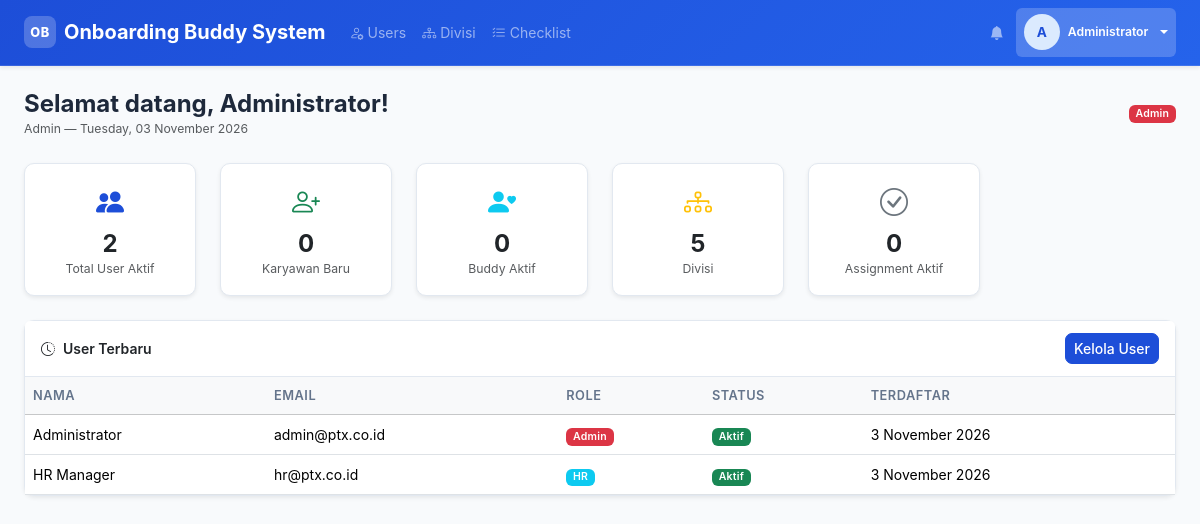
/dashboard.php (signed in), run on the app's committed database.
### tables this page shows
CREATE TABLE IF NOT EXISTS `users` (
  `id` INT UNSIGNED AUTO_INCREMENT PRIMARY KEY,
  `nama` VARCHAR(150) NOT NULL,
  `email` VARCHAR(150) NOT NULL UNIQUE,
  `password` VARCHAR(255) NOT NULL,
  `role` ENUM('karyawan_baru','buddy','hr','manajer','admin') NOT NULL DEFAULT 'karyawan_baru',
  `divisi_id` INT UNSIGNED,
  `tanggal_bergabung` DATE,
  `foto` VARCHAR(255),
  `is_active` TINYINT(1) NOT NULL DEFAULT 1,
  `reset_token` VARCHAR(100),
  `reset_token_exp` DATETIME,
  `created_at` TIMESTAMP DEFAULT CURRENT_TIMESTAMP,
  `updated_at` TIMESTAMP DEFAULT CURRENT_TIMESTAMP ON UPDATE CURRENT_TIMESTAMP,
  FOREIGN KEY (`divisi_id`) REFERENCES `divisi`(`id`) ON DELETE SET NULL
);

### config/session.php (called while the page is built, shortened)
<?php
function currentUser(): array {
    return [
        'id'    => $_SESSION['user_id']   ?? 0,
        'nama'  => $_SESSION['user_nama'] ?? '',
        'email' => $_SESSION['user_email'] ?? '',
        'role'  => $_SESSION['user_role'] ?? '',
        'divisi_id' => $_SESSION['user_divisi_id'] ?? null,
    ];
}

### config/database.php (called while the page is built, shortened)
<?php
class Database {
    private static ?PDO $instance = null;
    public static function connect(): PDO {
        if (self::$instance === null) {
            $dsn = sprintf('mysql:host=%s;dbname=%s;charset=%s', DB_HOST, DB_NAME, DB_CHARSET);
            $options = [
                PDO::ATTR_ERRMODE            => PDO::ERRMODE_EXCEPTION,
                PDO::ATTR_DEFAULT_FETCH_MODE => PDO::FETCH_ASSOC,
                PDO::ATTR_EMULATE_PREPARES   => false,
            ];
            try {
                self::$instance = new PDO($dsn, DB_USER, DB_PASS, $options);
            } catch (PDOException $e) {
                error_log('[DB Error] ' . $e->getMessage());
                die(json_encode(['error' => 'Koneksi database gagal. Hubungi administrator.']));
            }
        }
        return self::$instance;
    }
    public static function rows(string $sql, array $params = []): array {
        $stmt = self::connect()->prepare($sql);
        $stmt->execute($params);
        return $stmt->fetchAll();
    }
}

### dashboard.php (the view, shortened to what this page needs)
<?php
require_once __DIR__ . '/config/session.php';
require_once __DIR__ . '/config/database.php';
require_once __DIR__ . '/config/helpers.php';
$user = currentUser();
switch ($user['role']) {
    case 'admin':
        $stats = [
            'users'      => Database::count('SELECT COUNT(*) FROM users WHERE is_active = 1'),
            'karyawan'   => Database::count("SELECT COUNT(*) FROM users WHERE role='karyawan_baru' AND is_active=1"),
            'buddy'      => Database::count("SELECT COUNT(*) FROM users WHERE role='buddy' AND is_active=1"),
            'divisi'     => Database::count('SELECT COUNT(*) FROM divisi'),
            'assignment' => Database::count("SELECT COUNT(*) FROM buddy_assignments WHERE status='aktif'"),
        ];
        $recentUsers = Database::rows(
            "SELECT id, nama, email, role, is_active, created_at FROM users ORDER BY created_at DESC LIMIT 10"
        );
        break;
}
require_once __DIR__ . '/includes/header.php';
?>
<div class="d-flex align-items-center justify-content-between mb-4 flex-wrap gap-2">
  <div>
    <h4 class="fw-bold mb-0">Selamat datang, <?= clean($user['nama']) ?>!</h4>
    <p class="text-muted small mb-0"><?= labelRole($user['role']) ?> — <?= date('l, d F Y') ?></p>
  </div>
  <?= badgeRole($user['role']) ?>
</div>
<?php if ($user['role'] === 'karyawan_baru'): ?>
  <?php if (!$assignment): ?>
    <div class="alert alert-info"><i class="bi bi-info-circle me-2"></i>Buddy Anda belum ditugaskan. Hubungi HR untuk informasi lebih lanjut.</div>
  <?php else: ?>
  <div class="row g-4 mb-4">
    <div class="col-md-4">
      <div class="card shadow-sm h-100">
        <div class="card-body text-center py-4">
          <div class="obs-progress-circle mb-3" data-pct="<?= $progres ?>">
            <span><?= $progres ?>%</span>
          </div>
          <h6 class="fw-semibold">Progres Onboarding</h6>
          <p class="text-muted small mb-0"><?= $selesaiChecklist ?>/<?= $totalChecklist ?> item selesai</p>
        </div>
      </div>
    </div>
    <div class="col-md-4">
      <div class="card shadow-sm h-100">
        <div class="card-body">
          <h6 class="fw-semibold mb-3"><i class="bi bi-person-badge me-2 text-primary"></i>Buddy Anda</h6>
          <p class="mb-1 fw-semibold"><?= clean($assignment['buddy_nama']) ?></p>
          <p class="small text-muted mb-2"><i class="bi bi-envelope me-1"></i><?= clean($assignment['buddy_email']) ?></p>
          <p class="small text-muted mb-0"><i class="bi bi-calendar me-1"></i>Mulai: <?= tglIndo($assignment['tanggal_mulai']) ?></p>
        </div>
      </div>
    </div>
    <div class="col-md-4">
      <div class="card shadow-sm h-100">
        <div class="card-body">
          <h6 class="fw-semibold mb-3"><i class="bi bi-calendar-check me-2 text-success"></i>Check-In Berikutnya</h6>
          <?php if ($nextCheckin): ?>
            <p class="fw-semibold mb-1"><?= dtIndo($nextCheckin['jadwal']) ?></p>
            <?= badgeStatus($nextCheckin['status']) ?>
          <?php else: ?>
            <p class="text-muted small">Belum ada jadwal.</p>
          <?php endif; ?>
          <a href="<?= APP_URL ?>/checkin.php" class="btn btn-sm btn-outline-primary mt-3">Lihat Semua</a>
        </div>
      </div>
    </div>
  </div>
  <div class="card shadow-sm mb-4">
    <div class="card-header fw-semibold"><i class="bi bi-check2-square me-2"></i>Checklist Terbaru</div>
    <div class="card-body p-0">
      <?php
        $items = Database::rows(
            "SELECT ci.id, ct.judul, ci.status, ct.minggu_ke
             FROM checklist_items ci
             JOIN checklist_templates ct ON ct.id = ci.template_id
             WHERE ci.assignment_id = ?
             ORDER BY ct.minggu_ke, ct.urutan
             LIMIT 6",
            [$assignment['id']]
        );
      ?>
      <?php if ($items): ?>
      <ul class="list-group list-group-flush">
        <?php foreach ($items as $item): ?>
        <li class="list-group-item d-flex justify-content-between align-items-center">
          <span><?= clean($item['judul']) ?></span>
          <?= badgeStatus($item['status']) ?>
        </li>
        <?php endforeach; ?>
      </ul>
      <?php else: ?>
        <p class="p-3 text-muted small">Belum ada checklist.</p>
      <?php endif; ?>
    </div>
    <div class="card-footer"><a href="<?= APP_URL ?>/checklist.php" class="btn btn-sm btn-primary">Lihat Semua Checklist</a></div>
  </div>
  <?php endif; ?>
<?php elseif ($user['role'] === 'admin'): ?>
<div class="row g-4 mb-4">
  <?php
  $adminCards = [
    ['Total User Aktif',   $stats['users'],      'people-fill',   'primary'],
    ['Karyawan Baru',      $stats['karyawan'],   'person-plus',   'success'],
    ['Buddy Aktif',        $stats['buddy'],      'person-heart',  'info'],
    ['Divisi',             $stats['divisi'],     'diagram-3',     'warning'],
    ['Assignment Aktif',   $stats['assignment'], 'check-circle',  'secondary'],
  ];
  foreach ($adminCards as [$label, $val, $icon, $color]): ?>
  <div class="col-6 col-md-2">
    <div class="card shadow-sm text-center py-3">
      <i class="bi bi-<?= $icon ?> fs-3 text-<?= $color ?>"></i>
      <h4 class="fw-bold mt-1 mb-0"><?= $val ?></h4>
      <p class="small text-muted mb-0"><?= $label ?></p>
    </div>
  </div>
  <?php endforeach; ?>
</div>
<div class="card shadow-sm">
  <div class="card-header fw-semibold d-flex justify-content-between align-items-center">
    <span><i class="bi bi-clock-history me-2"></i>User Terbaru</span>
    <a href="<?= APP_URL ?>/admin/users.php" class="btn btn-sm btn-primary">Kelola User</a>
  </div>
  <div class="table-responsive">
    <table class="table table-hover align-middle mb-0">
      <thead class="table-light"><tr>
        <th>Nama</th><th>Email</th><th>Role</th><th>Status</th><th>Terdaftar</th>
      </tr></thead>
      <tbody>
      <?php foreach ($recentUsers as $ru): ?>
      <tr>
        <td><?= clean($ru['nama']) ?></td>
        <td><?= clean($ru['email']) ?></td>
        <td><?= badgeRole($ru['role']) ?></td>
        <td><?= $ru['is_active'] ? '<span class="badge bg-success">Aktif</span>' : '<span class="badge bg-secondary">Nonaktif</span>' ?></td>
        <td><?= tglIndo($ru['created_at']) ?></td>
      </tr>
      <?php endforeach; ?>
      </tbody>
    </table>
  </div>
</div>
<?php endif; ?>
<?php require_once __DIR__ . '/includes/footer.php'; ?>

### includes/header.php (shortened to what this page needs)
<?php
require_once __DIR__ . '/../config/session.php';
require_once __DIR__ . '/../config/database.php';
require_once __DIR__ . '/../config/helpers.php';
$user      = currentUser();
?>
<!DOCTYPE html>
<html lang="id">
<head>
  <link rel="stylesheet" href="https://cdn.jsdelivr.net/npm/bootstrap@5.3.3/dist/css/bootstrap.min.css" />
  <link rel="stylesheet" href="https://cdn.jsdelivr.net/npm/bootstrap-icons@1.11.3/font/bootstrap-icons.min.css" />
  <link rel="stylesheet" href="<?= APP_URL ?>/assets/css/style.css" />
</head>
<body>
<nav class="navbar navbar-expand-lg navbar-dark bg-primary sticky-top shadow-sm">
  <div class="container-fluid px-4">
    <a class="navbar-brand fw-bold d-flex align-items-center gap-2" href="<?= APP_URL ?>/dashboard.php">
      <span class="obs-nav-logo">OB</span>
      <span class="d-none d-md-inline"><?= APP_NAME ?></span>
    </a>
    <div class="collapse navbar-collapse" id="navMain">
      <ul class="navbar-nav me-auto">
        <?php if ($user['role'] === 'karyawan_baru'): ?>
        <li class="nav-item"><a class="nav-link" href="<?= APP_URL ?>/checklist.php"><i class="bi bi-check2-square me-1"></i>Checklist</a></li>
        <li class="nav-item"><a class="nav-link" href="<?= APP_URL ?>/checkin.php"><i class="bi bi-calendar-check me-1"></i>Check-In</a></li>
        <li class="nav-item"><a class="nav-link" href="<?= APP_URL ?>/feedback.php"><i class="bi bi-chat-square-heart me-1"></i>Feedback</a></li>
        <?php elseif ($user['role'] === 'manajer'): ?>
        <li class="nav-item"><a class="nav-link" href="<?= APP_URL ?>/progress.php"><i class="bi bi-graph-up me-1"></i>Progres Tim</a></li>
        <li class="nav-item"><a class="nav-link" href="<?= APP_URL ?>/laporan.php"><i class="bi bi-file-earmark-bar-graph me-1"></i>Laporan</a></li>
        <?php elseif ($user['role'] === 'admin'): ?>
        <li class="nav-item"><a class="nav-link" href="<?= APP_URL ?>/admin/users.php"><i class="bi bi-person-gear me-1"></i>Users</a></li>
        <li class="nav-item"><a class="nav-link" href="<?= APP_URL ?>/admin/divisi.php"><i class="bi bi-diagram-3 me-1"></i>Divisi</a></li>
        <li class="nav-item"><a class="nav-link" href="<?= APP_URL ?>/admin/checklist.php"><i class="bi bi-list-check me-1"></i>Checklist</a></li>
        <?php endif; ?>
      </ul>
      <ul class="navbar-nav ms-auto align-items-center gap-1">
        <li class="nav-item">
          <a class="nav-link position-relative" href="<?= APP_URL ?>/notifikasi.php">
            <i class="bi bi-bell-fill"></i>
          </a>
        </li>
        <li class="nav-item dropdown">
          <a class="nav-link dropdown-toggle d-flex align-items-center gap-2" href="#" data-bs-toggle="dropdown">
            <span class="obs-avatar"><?= strtoupper(substr($user['nama'], 0, 1)) ?></span>
            <span class="d-none d-md-inline small"><?= clean($user['nama']) ?></span>
          </a>
        </li>
      </ul>
    </div>
  </div>
</nav>
<main class="obs-main container-fluid px-4 py-4">

### config/helpers.php (shortened to what this page needs)
<?php
require_once __DIR__ . '/database.php';
require_once __DIR__ . '/session.php';
function clean(string $value): string {
    return htmlspecialchars(trim($value), ENT_QUOTES, 'UTF-8');
}
function tglIndo(string $date): string {
    $bulan = ['','Januari','Februari','Maret','April','Mei','Juni',
              'Juli','Agustus','September','Oktober','November','Desember'];
    $ts = strtotime($date);
    return date('j', $ts) . ' ' . $bulan[(int)date('n', $ts)] . ' ' . date('Y', $ts);
}
function labelRole(string $role): string {
    return match($role) {
        'karyawan_baru' => 'Karyawan Baru',
        'buddy'         => 'Buddy',
        'hr'            => 'HR',
        'manajer'       => 'Manajer',
        'admin'         => 'Admin',
        default         => ucfirst($role),
    };
}
function badgeRole(string $role): string {
    $color = match($role) {
        'karyawan_baru' => 'primary',
        'buddy'         => 'success',
        'hr'            => 'info',
        'manajer'       => 'warning',
        'admin'         => 'danger',
        default         => 'secondary',
    };
    return '<span class="badge bg-' . $color . '">' . labelRole($role) . '</span>';
}

### assets/css/style.css (style rules this page uses)
:root { --obs-primary: #1d4ed8; --obs-primary-lt: #dbeafe; --obs-success: #16a34a; --obs-surface: #f8fafc; --obs-border: #e2e8f0; --obs-text: #1e293b; --obs-muted: #64748b; --obs-sidebar-w: 0px; --obs-navbar-h: 56px; }
*, *::before, *::after { box-sizing: border-box; }
body { font-family: -apple-system, "Segoe UI", system-ui, "Noto Sans", sans-serif; font-size: 14px; line-height: 1.65; color: var(--obs-text); background: var(--obs-surface); min-height: 100vh; }
.navbar.bg-primary { background: linear-gradient(135deg, #1d4ed8 0%, #2563eb 100%) !important; border-bottom: 1px solid rgba(255,255,255,.12); }
.obs-nav-logo { display: inline-flex; align-items: center; justify-content: center; width: 32px; height: 32px; border-radius: 8px; background: rgba(255,255,255,.22); font-weight: 800; font-size: .8rem; letter-spacing: .5px; color: #fff; flex-shrink: 0; }
.navbar .nav-link { font-size: .875rem; padding: .4rem .75rem; border-radius: 6px; transition: background .15s; }
.navbar .nav-link.active { background: rgba(255,255,255,.2); font-weight: 600; }
.obs-main { max-width: 1400px; margin: 0 auto; }
.obs-avatar { display: inline-flex; align-items: center; justify-content: center; width: 36px; height: 36px; border-radius: 50%; background: var(--obs-primary-lt); color: var(--obs-primary); font-weight: 700; font-size: .85rem; flex-shrink: 0; }
.card { border: 1px solid var(--obs-border); border-radius: 10px; }
.card-header { background: #fff; border-bottom: 1px solid var(--obs-border); padding: .75rem 1rem; font-size: .875rem; }
.table th { font-size: .8rem; font-weight: 600; text-transform: uppercase; letter-spacing: .04em; color: var(--obs-muted); border-bottom-width: 1px; }
.table td { vertical-align: middle; font-size: .875rem; }
.badge { font-weight: 600; letter-spacing: .02em; }
.btn { border-radius: 7px; font-size: .875rem; font-weight: 500; transition: all .15s; }
.btn-primary { background: var(--obs-primary); border-color: var(--obs-primary); }
.text-primary { color: var(--obs-primary) !important; }

### data on the page
users: nama "A", nama "Administrator", role "Admin", email "admin@ptx.co.id", is_active "Aktif", created_at "3 November 2026"
users: nama "HR Manager", email "hr@ptx.co.id", role "HR", is_active "Aktif", created_at "3 November 2026"

### other printed values
APP_NAME "Onboarding Buddy System"
$val "2"
$label "Total User Aktif"
$val "0"
$label "Karyawan Baru"
$label "Buddy Aktif"
$val "5"
$label "Divisi"
$label "Assignment Aktif"
